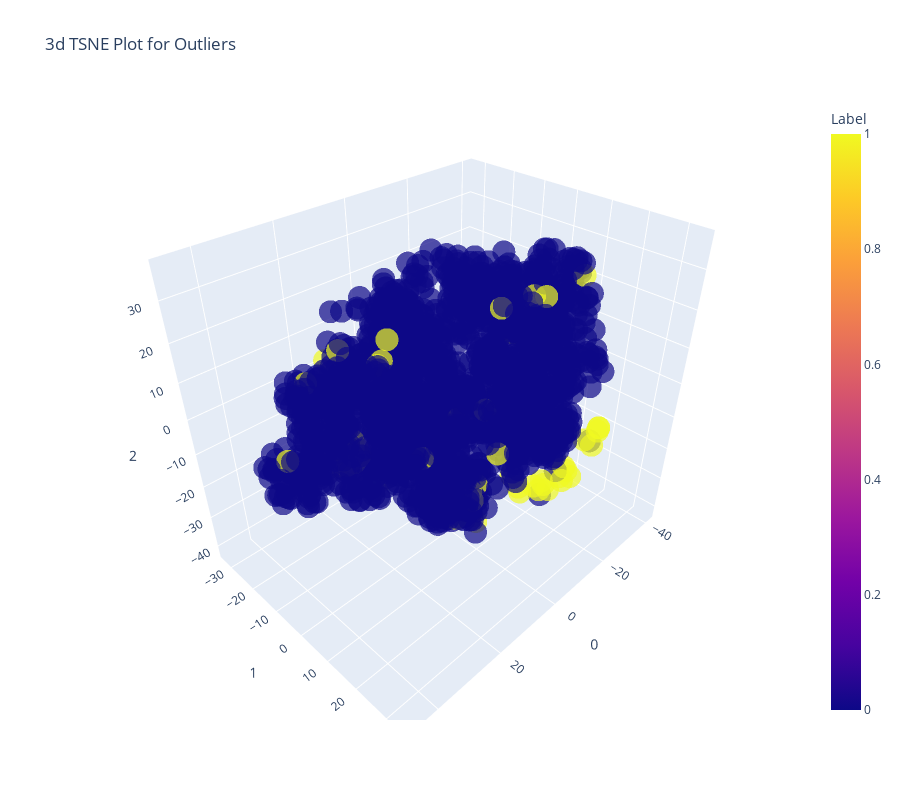

Notebook code cell kept with this figure:
### Code cell
plot_model(svm)

### Figure 1 — Plotly figure (JSON) as saved in the notebook; plotly's stock layout.template omitted (floating-point values rounded to 4 significant figures; data arrays with more than 128 entries replaced by an {"elided": "..."} marker saying what was removed)
{"data": [{"customdata": {"elided": "1670x1 str values"}, "hovertemplate": "0=%{x}<br>1=%{y}<br>2=%{z}<br>Feature=%{customdata[0]}<br>Label=%{marker.color}<extra></extra>", "legendgroup": "", "marker": {"color": {"elided": "1670 int values"}, "coloraxis": "coloraxis", "opacity": 0.7, "symbol": "circle"}, "mode": "markers", "name": "", "scene": "scene", "showlegend": false, "type": "scatter3d", "x": {"elided": "1670 float values"}, "y": {"elided": "1670 float values"}, "z": {"elided": "1670 float values"}}], "layout": {"coloraxis": {"colorbar": {"title": {"text": "Label"}}, "colorscale": [[0, "#0d0887"], [0.1111, "#46039f"], [0.2222, "#7201a8"], [0.3333, "#9c179e"], [0.4444, "#bd3786"], [0.5556, "#d8576b"], [0.6667, "#ed7953"], [0.7778, "#fb9f3a"], [0.8889, "#fdca26"], [1, "#f0f921"]]}, "height": 800, "legend": {"tracegroupgap": 0}, "scene": {"domain": {"x": [0, 1], "y": [0, 1]}, "xaxis": {"title": {"text": "0"}}, "yaxis": {"title": {"text": "1"}}, "zaxis": {"title": {"text": "2"}}}, "title": {"text": "3d TSNE Plot for Outliers"}, "width": 900}}
